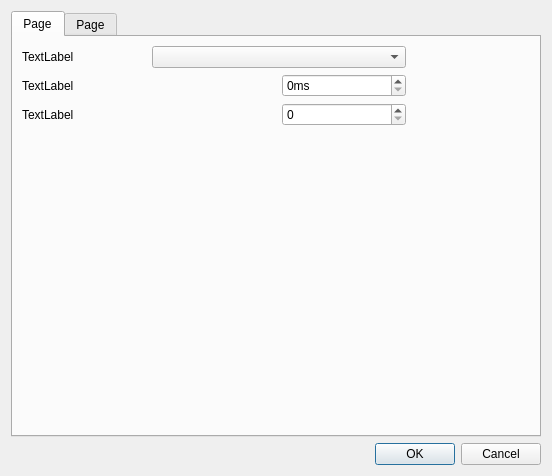
<?xml version="1.0" encoding="UTF-8"?>
<ui version="4.0">
 <class>MufSettings_w</class>
 <widget class="QDialog" name="MufSettings_w">
  <property name="geometry">
   <rect>
    <x>0</x>
    <y>0</y>
    <width>552</width>
    <height>476</height>
   </rect>
  </property>
  <property name="windowTitle">
   <string>Dialog</string>
  </property>
  <layout class="QGridLayout" name="gridLayout">
   <item row="2" column="0">
    <widget class="QDialogButtonBox" name="buttonBox">
     <property name="orientation">
      <enum>Qt::Horizontal</enum>
     </property>
     <property name="standardButtons">
      <set>QDialogButtonBox::Cancel|QDialogButtonBox::Ok</set>
     </property>
    </widget>
   </item>
   <item row="0" column="0">
    <widget class="QTabWidget" name="tabWidget">
     <property name="currentIndex">
      <number>0</number>
     </property>
     <widget class="QWidget" name="tab">
      <attribute name="title">
       <string>Page</string>
      </attribute>
      <layout class="QGridLayout" name="gridLayout_3">
       <item row="0" column="0" rowspan="3" colspan="2">
        <layout class="QGridLayout" name="gridLayout_2">
         <item row="0" column="3">
          <spacer name="horizontalSpacer">
           <property name="orientation">
            <enum>Qt::Horizontal</enum>
           </property>
           <property name="sizeHint" stdset="0">
            <size>
             <width>40</width>
             <height>20</height>
            </size>
           </property>
          </spacer>
         </item>
         <item row="0" column="1" colspan="2">
          <widget class="QComboBox" name="lang_v"/>
         </item>
         <item row="3" column="2">
          <spacer name="horizontalSpacer_4">
           <property name="orientation">
            <enum>Qt::Horizontal</enum>
           </property>
           <property name="sizeHint" stdset="0">
            <size>
             <width>40</width>
             <height>20</height>
            </size>
           </property>
          </spacer>
         </item>
         <item row="3" column="0">
          <spacer name="horizontalSpacer_3">
           <property name="orientation">
            <enum>Qt::Horizontal</enum>
           </property>
           <property name="sizeHint" stdset="0">
            <size>
             <width>40</width>
             <height>20</height>
            </size>
           </property>
          </spacer>
         </item>
         <item row="3" column="1">
          <spacer name="horizontalSpacer_2">
           <property name="orientation">
            <enum>Qt::Horizontal</enum>
           </property>
           <property name="sizeHint" stdset="0">
            <size>
             <width>40</width>
             <height>20</height>
            </size>
           </property>
          </spacer>
         </item>
         <item row="0" column="0">
          <widget class="QLabel" name="lang_l">
           <property name="text">
            <string>TextLabel</string>
           </property>
          </widget>
         </item>
         <item row="1" column="2">
          <widget class="QSpinBox" name="timeout_v">
           <property name="suffix">
            <string>ms</string>
           </property>
           <property name="minimum">
            <number>0</number>
           </property>
           <property name="maximum">
            <number>100000000</number>
           </property>
           <property name="singleStep">
            <number>100</number>
           </property>
          </widget>
         </item>
         <item row="1" column="0">
          <widget class="QLabel" name="timeout_l">
           <property name="text">
            <string>TextLabel</string>
           </property>
          </widget>
         </item>
         <item row="2" column="0">
          <widget class="QLabel" name="dpi_l">
           <property name="text">
            <string>TextLabel</string>
           </property>
          </widget>
         </item>
         <item row="2" column="2">
          <widget class="QSpinBox" name="dpi_v"/>
         </item>
        </layout>
       </item>
       <item row="3" column="0">
        <spacer name="verticalSpacer_2">
         <property name="orientation">
          <enum>Qt::Vertical</enum>
         </property>
         <property name="sizeHint" stdset="0">
          <size>
           <width>20</width>
           <height>313</height>
          </size>
         </property>
        </spacer>
       </item>
      </layout>
     </widget>
     <widget class="QWidget" name="tab_2">
      <attribute name="title">
       <string>Page</string>
      </attribute>
      <layout class="QGridLayout" name="gridLayout_5">
       <item row="0" column="0">
        <layout class="QGridLayout" name="gridLayout_4">
         <item row="2" column="0">
          <spacer name="horizontalSpacer_5">
           <property name="orientation">
            <enum>Qt::Horizontal</enum>
           </property>
           <property name="sizeHint" stdset="0">
            <size>
             <width>40</width>
             <height>20</height>
            </size>
           </property>
          </spacer>
         </item>
         <item row="2" column="2">
          <spacer name="horizontalSpacer_6">
           <property name="orientation">
            <enum>Qt::Horizontal</enum>
           </property>
           <property name="sizeHint" stdset="0">
            <size>
             <width>40</width>
             <height>20</height>
            </size>
           </property>
          </spacer>
         </item>
         <item row="0" column="1" colspan="2">
          <widget class="QComboBox" name="lang_v_2"/>
         </item>
         <item row="0" column="3">
          <spacer name="horizontalSpacer_7">
           <property name="orientation">
            <enum>Qt::Horizontal</enum>
           </property>
           <property name="sizeHint" stdset="0">
            <size>
             <width>40</width>
             <height>20</height>
            </size>
           </property>
          </spacer>
         </item>
         <item row="2" column="1">
          <spacer name="horizontalSpacer_8">
           <property name="orientation">
            <enum>Qt::Horizontal</enum>
           </property>
           <property name="sizeHint" stdset="0">
            <size>
             <width>40</width>
             <height>20</height>
            </size>
           </property>
          </spacer>
         </item>
         <item row="0" column="0">
          <widget class="QLabel" name="lang_l_2">
           <property name="text">
            <string>TextLabel</string>
           </property>
          </widget>
         </item>
         <item row="1" column="0">
          <widget class="QLabel" name="timeout_l_2">
           <property name="text">
            <string>TextLabel</string>
           </property>
          </widget>
         </item>
         <item row="1" column="2">
          <widget class="QSpinBox" name="timeout_v_2">
           <property name="suffix">
            <string>ms</string>
           </property>
           <property name="minimum">
            <number>0</number>
           </property>
           <property name="maximum">
            <number>100000000</number>
           </property>
           <property name="singleStep">
            <number>100</number>
           </property>
          </widget>
         </item>
        </layout>
       </item>
       <item row="1" column="0">
        <spacer name="verticalSpacer_3">
         <property name="orientation">
          <enum>Qt::Vertical</enum>
         </property>
         <property name="sizeHint" stdset="0">
          <size>
           <width>20</width>
           <height>273</height>
          </size>
         </property>
        </spacer>
       </item>
      </layout>
     </widget>
    </widget>
   </item>
  </layout>
 </widget>
 <resources/>
 <connections>
  <connection>
   <sender>buttonBox</sender>
   <signal>accepted()</signal>
   <receiver>MufSettings_w</receiver>
   <slot>accept()</slot>
   <hints>
    <hint type="sourcelabel">
     <x>248</x>
     <y>254</y>
    </hint>
    <hint type="destinationlabel">
     <x>157</x>
     <y>274</y>
    </hint>
   </hints>
  </connection>
  <connection>
   <sender>buttonBox</sender>
   <signal>rejected()</signal>
   <receiver>MufSettings_w</receiver>
   <slot>reject()</slot>
   <hints>
    <hint type="sourcelabel">
     <x>316</x>
     <y>260</y>
    </hint>
    <hint type="destinationlabel">
     <x>286</x>
     <y>274</y>
    </hint>
   </hints>
  </connection>
 </connections>
</ui>
